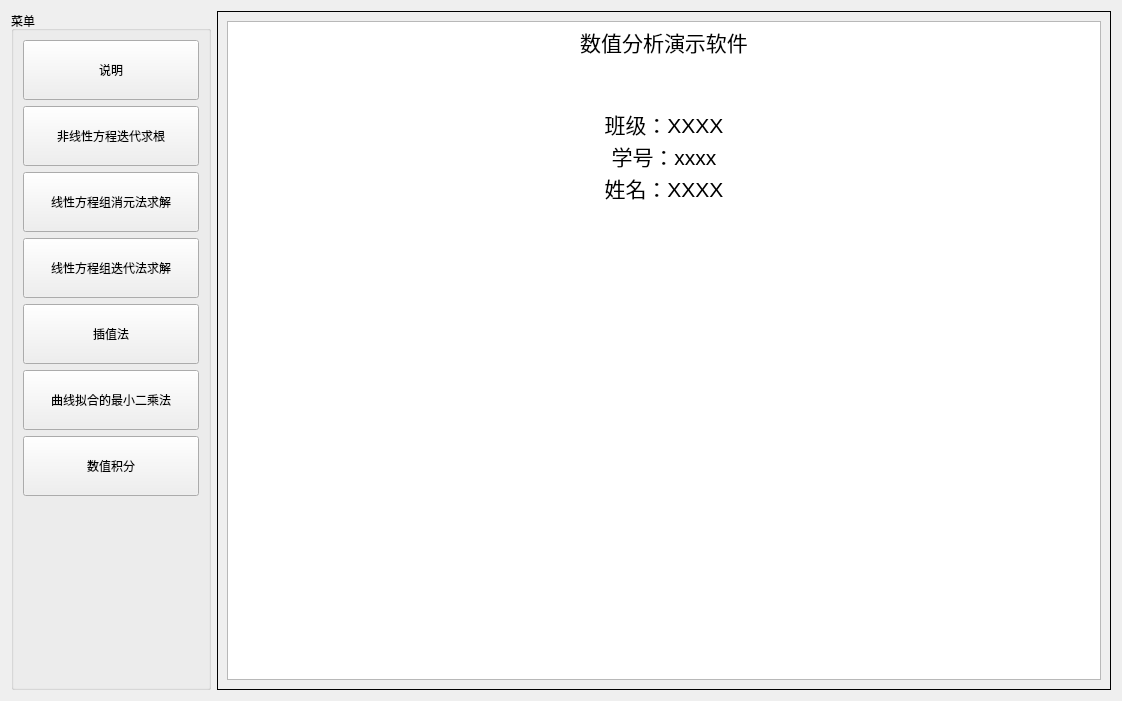
<?xml version="1.0" encoding="UTF-8"?>
<ui version="4.0">
 <class>MainWin</class>
 <widget class="QWidget" name="MainWin">
  <property name="geometry">
   <rect>
    <x>0</x>
    <y>0</y>
    <width>1122</width>
    <height>701</height>
   </rect>
  </property>
  <property name="windowTitle">
   <string>数值分析演示软件</string>
  </property>
  <layout class="QHBoxLayout" name="horizontalLayout">
   <item>
    <widget class="QGroupBox" name="groupBox">
     <property name="minimumSize">
      <size>
       <width>200</width>
       <height>0</height>
      </size>
     </property>
     <property name="title">
      <string>菜单</string>
     </property>
     <layout class="QVBoxLayout" name="verticalLayout">
      <item>
       <widget class="QPushButton" name="btn_menu1">
        <property name="minimumSize">
         <size>
          <width>0</width>
          <height>60</height>
         </size>
        </property>
        <property name="text">
         <string>说明</string>
        </property>
       </widget>
      </item>
      <item>
       <widget class="QPushButton" name="btn_menu2">
        <property name="minimumSize">
         <size>
          <width>0</width>
          <height>60</height>
         </size>
        </property>
        <property name="text">
         <string>非线性方程迭代求根</string>
        </property>
       </widget>
      </item>
      <item>
       <widget class="QPushButton" name="btn_menu3">
        <property name="minimumSize">
         <size>
          <width>0</width>
          <height>60</height>
         </size>
        </property>
        <property name="text">
         <string>线性方程组消元法求解</string>
        </property>
       </widget>
      </item>
      <item>
       <widget class="QPushButton" name="btn_menu3_2">
        <property name="minimumSize">
         <size>
          <width>0</width>
          <height>60</height>
         </size>
        </property>
        <property name="text">
         <string>线性方程组迭代法求解</string>
        </property>
       </widget>
      </item>
      <item>
       <widget class="QPushButton" name="btn_menu3_3">
        <property name="minimumSize">
         <size>
          <width>0</width>
          <height>60</height>
         </size>
        </property>
        <property name="text">
         <string>插值法</string>
        </property>
       </widget>
      </item>
      <item>
       <widget class="QPushButton" name="btn_menu3_4">
        <property name="minimumSize">
         <size>
          <width>0</width>
          <height>60</height>
         </size>
        </property>
        <property name="text">
         <string>曲线拟合的最小二乘法</string>
        </property>
       </widget>
      </item>
      <item>
       <widget class="QPushButton" name="btn_menu3_5">
        <property name="minimumSize">
         <size>
          <width>0</width>
          <height>60</height>
         </size>
        </property>
        <property name="text">
         <string>数值积分</string>
        </property>
       </widget>
      </item>
      <item>
       <spacer name="verticalSpacer">
        <property name="orientation">
         <enum>Qt::Vertical</enum>
        </property>
        <property name="sizeHint" stdset="0">
         <size>
          <width>20</width>
          <height>40</height>
         </size>
        </property>
       </spacer>
      </item>
     </layout>
    </widget>
   </item>
   <item>
    <widget class="QStackedWidget" name="swdg">
     <property name="frameShape">
      <enum>QFrame::Panel</enum>
     </property>
     <property name="frameShadow">
      <enum>QFrame::Plain</enum>
     </property>
     <widget class="QWidget" name="page_main">
      <layout class="QVBoxLayout" name="verticalLayout_2">
       <item>
        <widget class="QTextBrowser" name="textb_info">
         <property name="html">
          <string>&lt;!DOCTYPE HTML PUBLIC &quot;-//W3C//DTD HTML 4.0//EN&quot; &quot;http://www.w3.org/TR/REC-html40/strict.dtd&quot;&gt;
&lt;html&gt;&lt;head&gt;&lt;meta name=&quot;qrichtext&quot; content=&quot;1&quot; /&gt;&lt;style type=&quot;text/css&quot;&gt;
p, li { white-space: pre-wrap; }
&lt;/style&gt;&lt;/head&gt;&lt;body style=&quot; font-family:'SimSun'; font-size:9pt; font-weight:400; font-style:normal;&quot;&gt;
&lt;p align=&quot;center&quot; style=&quot; margin-top:0px; margin-bottom:0px; margin-left:0px; margin-right:0px; -qt-block-indent:0; text-indent:0px;&quot;&gt;&lt;span style=&quot; font-size:16pt;&quot;&gt;数值分析演示软件&lt;/span&gt;&lt;/p&gt;
&lt;p align=&quot;center&quot; style=&quot;-qt-paragraph-type:empty; margin-top:0px; margin-bottom:0px; margin-left:0px; margin-right:0px; -qt-block-indent:0; text-indent:0px; font-size:16pt;&quot;&gt;&lt;br /&gt;&lt;/p&gt;
&lt;p align=&quot;center&quot; style=&quot;-qt-paragraph-type:empty; margin-top:0px; margin-bottom:0px; margin-left:0px; margin-right:0px; -qt-block-indent:0; text-indent:0px; font-size:16pt;&quot;&gt;&lt;br /&gt;&lt;/p&gt;
&lt;p align=&quot;center&quot; style=&quot; margin-top:0px; margin-bottom:0px; margin-left:0px; margin-right:0px; -qt-block-indent:0; text-indent:0px;&quot;&gt;&lt;span style=&quot; font-size:16pt;&quot;&gt;班级：XXXX&lt;/span&gt;&lt;/p&gt;
&lt;p align=&quot;center&quot; style=&quot; margin-top:0px; margin-bottom:0px; margin-left:0px; margin-right:0px; -qt-block-indent:0; text-indent:0px;&quot;&gt;&lt;span style=&quot; font-size:16pt;&quot;&gt;学号：xxxx&lt;/span&gt;&lt;/p&gt;
&lt;p align=&quot;center&quot; style=&quot; margin-top:0px; margin-bottom:0px; margin-left:0px; margin-right:0px; -qt-block-indent:0; text-indent:0px;&quot;&gt;&lt;span style=&quot; font-size:16pt;&quot;&gt;姓名：XXXX&lt;/span&gt;&lt;/p&gt;
&lt;p align=&quot;center&quot; style=&quot;-qt-paragraph-type:empty; margin-top:0px; margin-bottom:0px; margin-left:0px; margin-right:0px; -qt-block-indent:0; text-indent:0px; font-size:16pt;&quot;&gt;&lt;br /&gt;&lt;/p&gt;
&lt;p align=&quot;center&quot; style=&quot;-qt-paragraph-type:empty; margin-top:0px; margin-bottom:0px; margin-left:0px; margin-right:0px; -qt-block-indent:0; text-indent:0px; font-size:16pt;&quot;&gt;&lt;br /&gt;&lt;/p&gt;&lt;/body&gt;&lt;/html&gt;</string>
         </property>
        </widget>
       </item>
      </layout>
     </widget>
     <widget class="QWidget" name="page_func">
      <layout class="QVBoxLayout" name="verticalLayout_7">
       <property name="spacing">
        <number>0</number>
       </property>
       <property name="leftMargin">
        <number>0</number>
       </property>
       <property name="topMargin">
        <number>0</number>
       </property>
       <property name="rightMargin">
        <number>0</number>
       </property>
       <property name="bottomMargin">
        <number>0</number>
       </property>
       <item>
        <widget class="FrameFunc" name="frame">
         <property name="frameShape">
          <enum>QFrame::StyledPanel</enum>
         </property>
         <property name="frameShadow">
          <enum>QFrame::Raised</enum>
         </property>
        </widget>
       </item>
      </layout>
     </widget>
    </widget>
   </item>
  </layout>
 </widget>
 <customwidgets>
  <customwidget>
   <class>FrameFunc</class>
   <extends>QFrame</extends>
   <header>FrameEquation/FrameFunc.h</header>
   <container>1</container>
  </customwidget>
 </customwidgets>
 <resources/>
 <connections/>
</ui>
